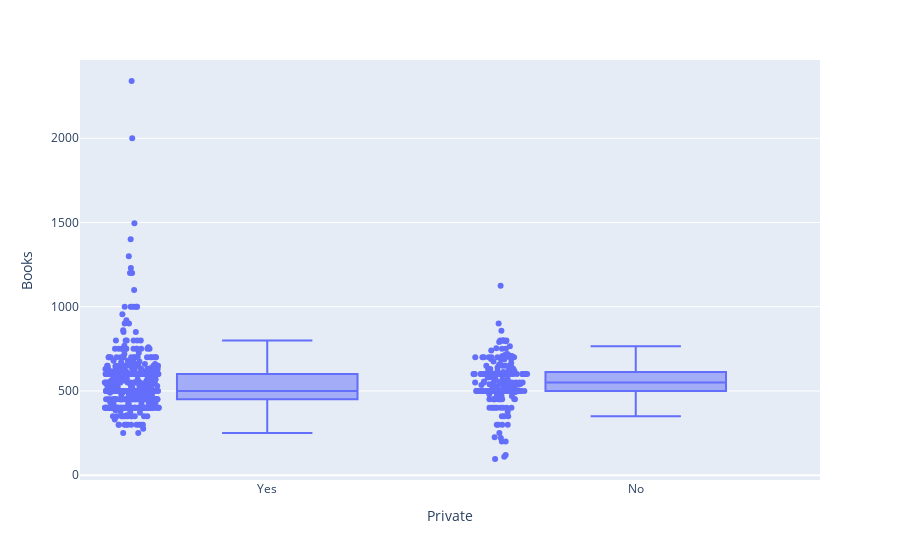

Notebook source saved alongside this figure:
### Markdown cell above
16.ใช้ plotly สร้าง boxplot โดยใช้ฟีเจอร์ Books โดยแบ่งเป็นมหาวิทยาลัยรัฐกับเอกชน และให้มี scatterplot อยู่ข้างๆแต่ละกล่องด้วย

### Code cell
fig = px.box(df, x="Private", y="Books", points="all")
fig.show()

### Figure 1 — Plotly figure (JSON) as saved in the notebook; plotly's stock layout.template omitted (floating-point values rounded to 4 significant figures; data arrays with more than 128 entries replaced by an {"elided": "..."} marker saying what was removed)
{"data": [{"alignmentgroup": "True", "boxpoints": "all", "hovertemplate": "Private=%{x}<br>Books=%{y}<extra></extra>", "legendgroup": "", "marker": {"color": "#636efa"}, "name": "", "notched": false, "offsetgroup": "", "orientation": "v", "showlegend": false, "type": "box", "x": {"elided": "777 str values"}, "x0": " ", "xaxis": "x", "y": {"elided": "777 int values"}, "y0": " ", "yaxis": "y"}], "layout": {"boxmode": "group", "legend": {"tracegroupgap": 0}, "margin": {"t": 60}, "xaxis": {"anchor": "y", "domain": [0, 1], "title": {"text": "Private"}}, "yaxis": {"anchor": "x", "domain": [0, 1], "title": {"text": "Books"}}}}
